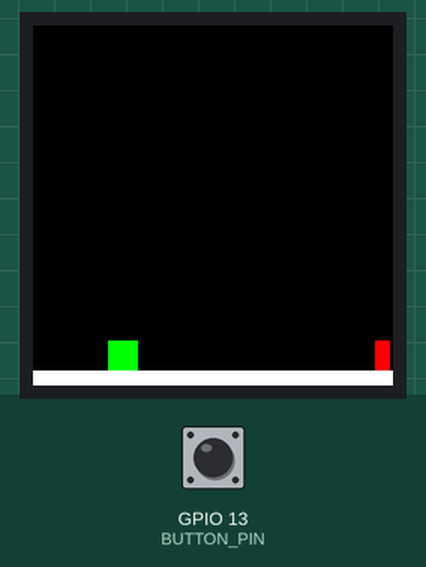
A sketch run on a simulated ESP32. Shown: 240×240 colour display. The test bench sets the inputs (shaded band); at power-on: GPIO 13 (BUTTON_PIN) HIGH. The audio player accepts every command and is not drawn.

Above: at 1.9 s.
2.0 s: GPIO 13 (BUTTON_PIN) pulled LOW for 0.2 s
At 2.64 s:
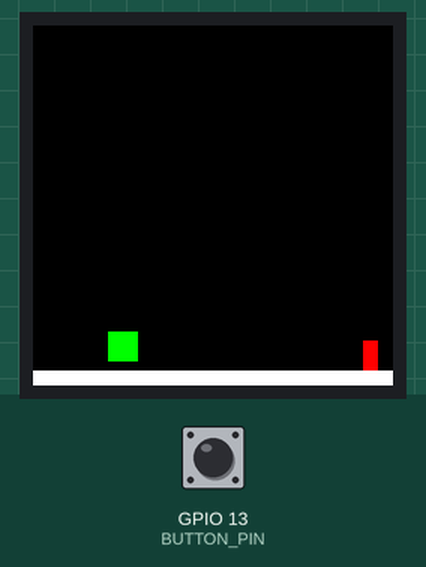
3.9 s: GPIO 13 (BUTTON_PIN) pulled LOW for 1 s
At 5.06 s:
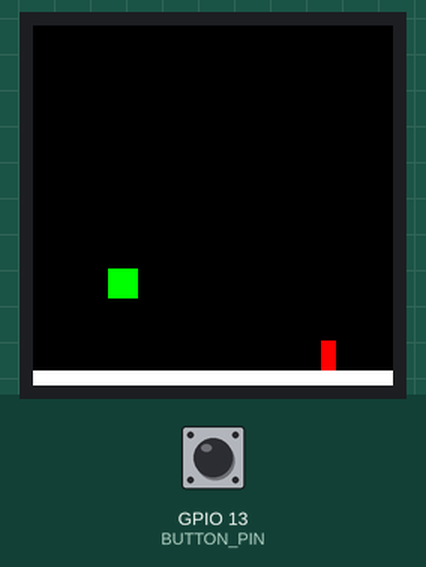
6.4 s: GPIO 13 (BUTTON_PIN) pulled LOW for 0.2 s
At 6.79 s:
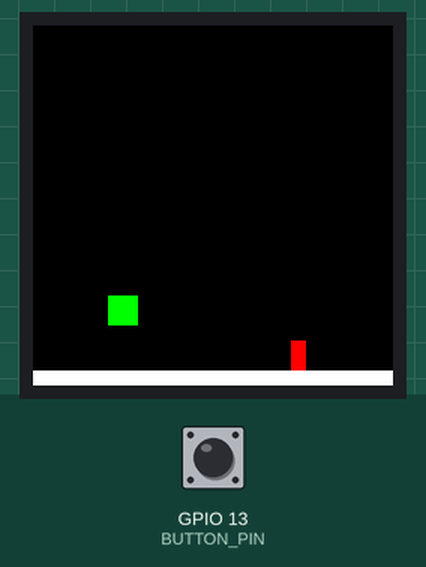
8.1 s: GPIO 13 (BUTTON_PIN) pulled LOW for 1 s
At 8.52 s:
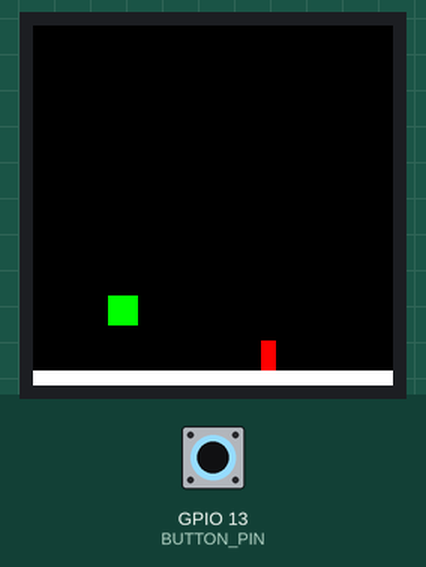
Timing chart, 0 to 11.1 s (numbered marks = the images above; inputs shaded):
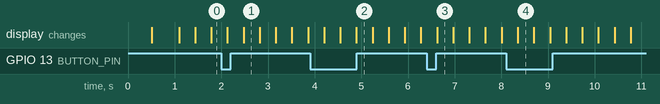

The sketch:

Multimedia.ino
```cpp
#include <TFT_eSPI.h>
#include <DFRobotDFPlayerMini.h>

#define BUTTON_PIN 13

TFT_eSPI tft = TFT_eSPI();
TFT_eSprite img = TFT_eSprite(&tft);

DFRobotDFPlayerMini myDFPlayer;

const int screenWidth = 240;
const int screenHeight = 240;

const int dinoWidth = 20;
const int dinoHeight = 20;
const int dinoJumpHeight = 40; // Altura máxima del salto del dinosaurio
const int dinoSpeed = 3; // Velocidad de movimiento del dinosaurio

const int groundHeight = 10; // Altura del suelo

bool isJumping = false;
int dinoY = screenHeight - dinoHeight - groundHeight;

int obstacleX = screenWidth;
int obstacleWidth = 10;
int obstacleHeight = 20;
int obstacleSpeed = 2;

bool gameRunning = true;

void setup() {
  Serial.begin(9600);
  pinMode(BUTTON_PIN, INPUT_PULLUP);
  if(!myDFPlayer.begin(Serial)){
  //Serial.println("ERROR al inicializar el módulo DFPlayer Mini");
} else {
  //Serial.println("Módulo DFPlayer Mini inicializado correctamente");
}
  myDFPlayer.volume(20);
  tft.init();
  tft.fillScreen(TFT_BLACK);
  img.setColorDepth(8);
  img.createSprite(240, 240);
  img.fillRect(0, screenHeight - groundHeight, screenWidth, groundHeight, TFT_WHITE);
  myDFPlayer.play(1);
}

void loop() {
  if (gameRunning) {
    // Detectar el salto del dinosaurio
    if (digitalRead(BUTTON_PIN) == LOW && !isJumping) {
      isJumping = true;
      //myDFPlayer.play(1);
    }

    img.fillRect(50, dinoY, dinoWidth, dinoHeight, TFT_BLACK);
    img.fillRect(obstacleX, screenHeight - obstacleHeight - groundHeight, obstacleWidth, obstacleHeight, TFT_BLACK);

    // Mover el dinosaurio
    moveDino();

    // Mover el obstáculo
    moveObstacle();

    // Dibujar el juego
    img.fillRect(50, dinoY, dinoWidth, dinoHeight, TFT_GREEN);
    img.fillRect(obstacleX, screenHeight - obstacleHeight - groundHeight, obstacleWidth, obstacleHeight, TFT_RED);

    // Verificar colisión
    checkCollision();

    img.pushSprite(0, 0);
  }
}

void moveDino() {
  if (isJumping) {
    // Salto del dinosaurio
    dinoY -= dinoSpeed;
    if (dinoY <= screenHeight - dinoHeight - groundHeight - dinoJumpHeight) {
      isJumping = false;
    }
  } else {
    // Caída del dinosaurio
    if (dinoY < screenHeight - dinoHeight - groundHeight) {
      dinoY += dinoSpeed;
    }
  }
}

void moveObstacle() {
  obstacleX -= obstacleSpeed;
  if (obstacleX + obstacleWidth <= 0) {
    obstacleX = screenWidth;
  }
}

void checkCollision() {
  if (obstacleX < 50 + dinoWidth && obstacleX + obstacleWidth > 50 &&
      screenHeight - obstacleHeight - groundHeight < dinoY + dinoHeight &&
      screenHeight - groundHeight > dinoY) {
    // Colisión detectada, detener el juego
    gameRunning = false;
    img.setTextColor(TFT_WHITE);
    img.setTextSize(2);
    img.drawString("Game Over!", screenWidth / 2, screenHeight / 2);
    img.pushSprite(0, 0);
    //myDFPlayer.play(2);
  }
}
```
